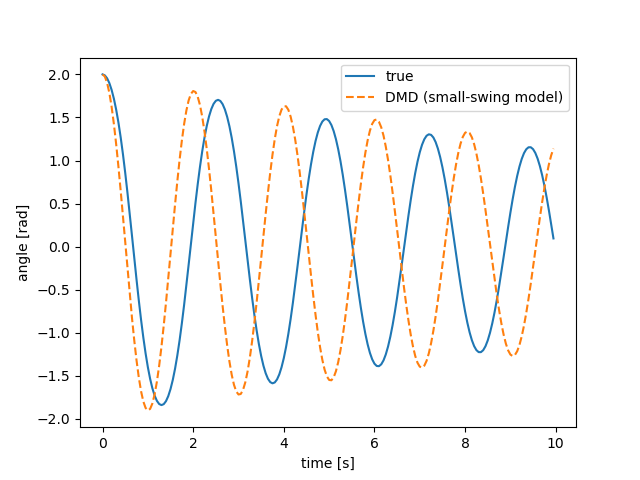

Write Python code to recreate this figure.
import numpy as np
from scipy.integrate import solve_ivp
import matplotlib; matplotlib.use("Agg")
import matplotlib.pyplot as plt

dt, g, L, c = 0.05, 9.81, 1.0, 0.1   # time step, gravity, length, damping

def pendulum(t, s):
    theta, omega = s
    return [omega, -(g/L)*np.sin(theta) - c*omega]

def simulate(theta0, steps=200):
    t = np.arange(steps) * dt
    sol = solve_ivp(pendulum, (0, t[-1]), [theta0, 0.0], t_eval=t, rtol=1e-9, atol=1e-9)
    return sol.y                      # rows: theta, omega

def fit_dmd(start_angles):
    trajs = [simulate(a) for a in start_angles]
    X  = np.hstack([T[:, :-1] for T in trajs])   # "now"
    Xn = np.hstack([T[:, 1:]  for T in trajs])   # "next"
    return Xn @ np.linalg.pinv(X)                # A = X' X+

def rollout(A, x0, steps=200):
    xs = [x0]
    for _ in range(steps - 1):
        xs.append(A @ xs[-1])
    return np.array(xs).T

A_small = fit_dmd(np.linspace(-0.3, 0.3, 10))    # trained on small swings only
A_big   = fit_dmd(np.linspace(-2.5, 2.5, 10))    # trained on small + big swings

for test in [0.2, 2.0]:
    true = simulate(test)
    for name, A in [("small-swing model", A_small), ("mixed model", A_big)]:
        err = np.abs(rollout(A, true[:, 0])[0] - true[0]).max()
        print(f"test swing {test} rad | {name}: max error {err:.3f} rad")

for name, A in [("small", A_small), ("mixed", A_big)]:
    lam = np.linalg.eigvals(A)
    print(name, "eigenvalues:", lam.round(4), "| size:", np.abs(lam).round(4))

true = simulate(2.0); t = np.arange(200)*dt
plt.plot(t, true[0], label="true")
plt.plot(t, rollout(A_small, true[:, 0])[0], "--", label="DMD (small-swing model)")
plt.xlabel("time [s]"); plt.ylabel("angle [rad]"); plt.legend(); plt.savefig("pendulum_dmd.png")
